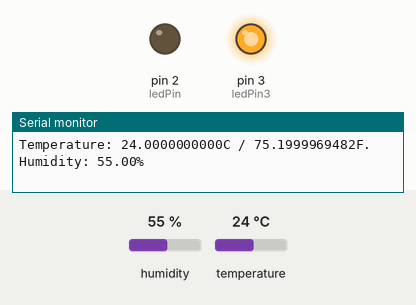
A sketch run on a simulated Arduino Uno, built with avr-gcc and run on an emulated ATmega328P. On the bench: output pins drawn as LEDs (lit = HIGH), the last lines printed to the serial monitor. The test bench sets the inputs (shaded band); at power-on: temperature 24 °C, humidity 55 %.

Above: at 1.2 s.
1.3 s: temperature set to 25.5 °C
At 1.7 s:
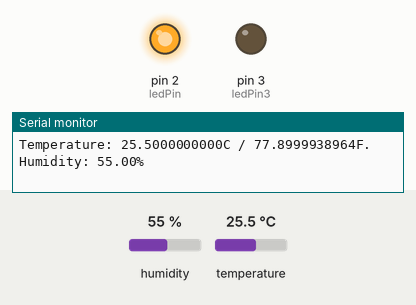
2.8 s: temperature set to 12 °C
At 4.3 s:
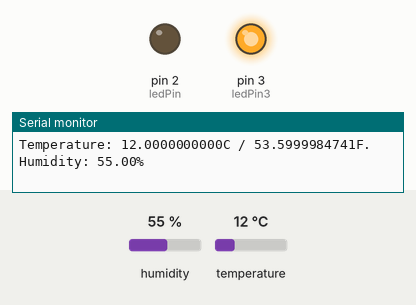
5.8 s: temperature set to 28 °C
At 7.1 s:
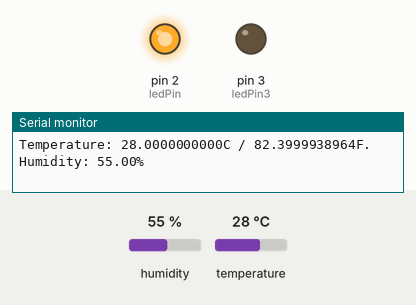
Timing chart, 0 to 8.8 s (numbered marks = the images above; inputs shaded):
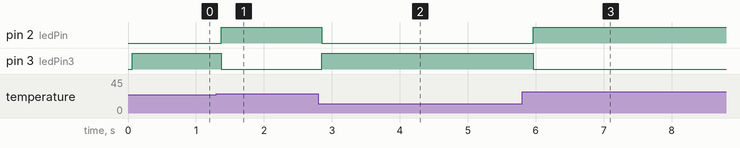

Measured:
- the behaviour switches between 24.9 and 25 °C on temperature (found by bisection; images 0 and 1)
- after the input at 1.3 s, pin 2 (ledPin): LOW → HIGH after 0.07 s; pin 3 (ledPin3): HIGH → LOW after 0.07 s
- after the input at 2.8 s, pin 2 (ledPin): HIGH → LOW after 0.05 s; pin 3 (ledPin3): LOW → HIGH after 0.05 s
- after the input at 5.8 s, pin 2 (ledPin): LOW → HIGH after 0.16 s; pin 3 (ledPin3): HIGH → LOW after 0.16 s

The sketch:

Library_Arduino_UNO_R3_0006_SHT10_PE_Waterproof.ino
```cpp
#include <SHT1x.h>

#define dataPin  10
#define clockPin 11
SHT1x sht1x(dataPin, clockPin);

int ledPin = 2;
int ledPin3 = 3;
int analogPin = 5;
int val = 0;
void setup()
{
  pinMode(ledPin, OUTPUT); // sets the pin as output
  pinMode(ledPin3, OUTPUT); // sets the pin as output
  Serial.begin(38400); // Open serial connection to report values to host
  Serial.println("Starting up");
}

void loop()
{
  float temp_c; // ค่าอุณหภูมิ ที่แสดงหน่วยเป็น องศาเซลเซียส
  float temp_f; // ค่าอุณหภูมิ ที่แสดงหน่วยเป็น องศาฟาเรนไฮต์
  float humidity; // ค่าความชื้น

  temp_c = sht1x.readTemperatureC();
  temp_f = sht1x.readTemperatureF();
  humidity = sht1x.readHumidity();

  Serial.print("Temperature: ");
  Serial.print(temp_c, DEC);
  Serial.print("C / ");
  Serial.print(temp_f, DEC);
  Serial.print("F. Humidity: ");
  Serial.print(humidity);
  Serial.println("%");
  if (temp_c < 25  ) { // ค่าที่กำหนดไว้เพื่อให้วงจร LED ทำงาน ในที่นี้กำหนดการทำงานเมื่อค่าอุณหภูมิ ที่แสดงหน่วยเป็น องศาเซลเซียส ต่ำกว่า 25
    digitalWrite(ledPin, LOW); // สั่งให้ LED ที่ Pin2 ดับ
    digitalWrite(ledPin3, HIGH); // สั่งให้ LED ที่ Pin3 ติดสว่าง
  }
  else {
    digitalWrite(ledPin, HIGH); // สั่งให้ LED ที่ Pin2 ติดสว่าง
    digitalWrite(ledPin3, LOW); // สั่งให้ LED ที่ Pin3 ดับ

  }
  delay(100);
}
```
